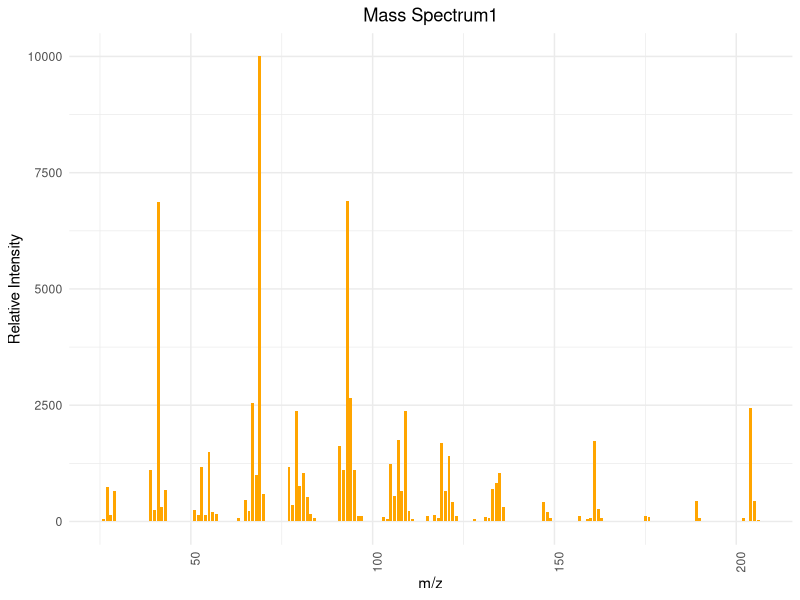
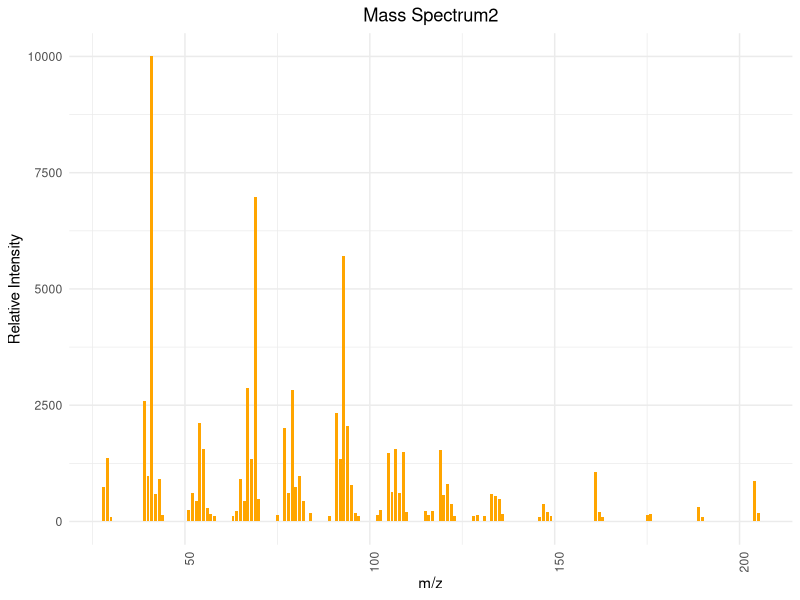
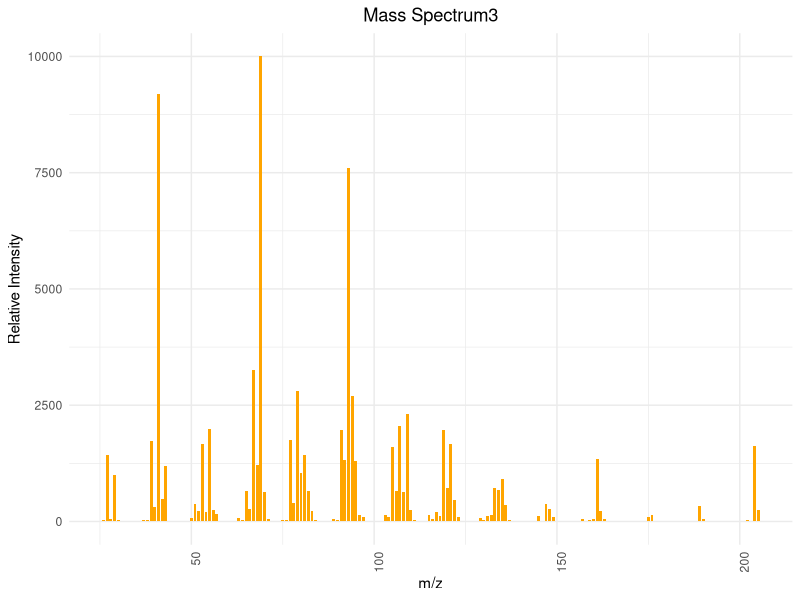
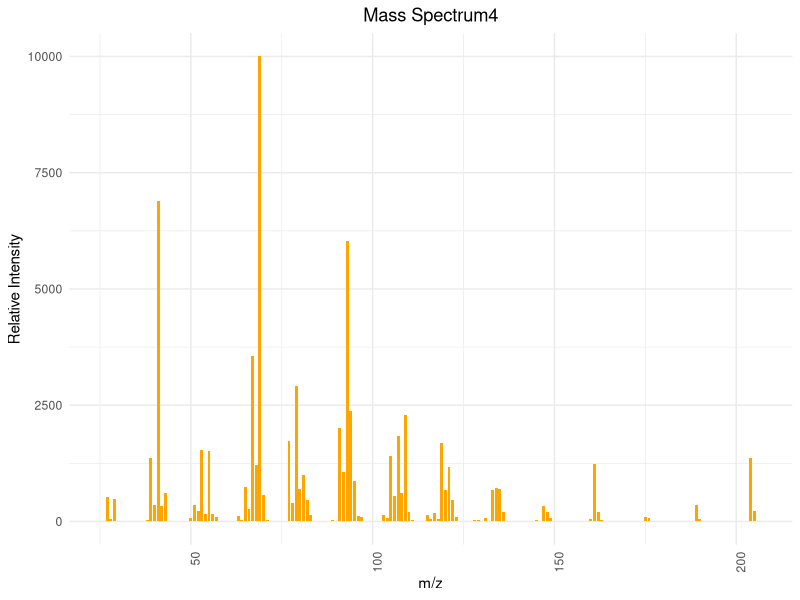

Reproduce these figures in R, in order.
## ---- chunk 1
# 安装并加载所需的包
library(ggplot2)

# 图1
mz1 <- c(26, 27, 28, 29, 39, 40, 41, 42, 43, 51, 52, 53, 54, 55, 56, 57, 63, 65, 66, 67, 68, 69, 70, 77, 78, 79, 80, 81, 82, 83, 84, 91, 92, 93, 94, 95, 96, 97, 103, 104, 105, 106, 107, 108, 109, 110, 111, 115, 117, 118, 119, 120, 121, 122, 123, 128, 131, 132, 133, 134, 135, 136, 147, 148, 149, 157, 159, 160, 161, 162, 163, 175, 176, 189, 190, 202, 204, 205, 206)
intensity1 <- c(50, 740, 140, 660, 1100, 240, 6860, 320, 670, 240, 150, 1170, 150, 1500, 210, 170, 80, 470, 220, 2550, 1000, 9999, 590, 1180, 350, 2380, 760, 1040, 520, 160, 70, 1620, 1100, 6900, 2650, 1100, 120, 110, 100, 60, 1240, 550, 1760, 660, 2380, 220, 60, 120, 140, 70, 1690, 660, 1410, 420, 120, 60, 90, 80, 690, 830, 1040, 310, 410, 210, 70, 110, 60, 70, 1730, 270, 80, 110, 90, 430, 70, 70, 2450, 430, 30)

data1 <- data.frame(mz1, intensity1)


ggplot(data1, aes(x=mz1, y=intensity1)) +
  geom_bar(stat="identity", fill="orange", width=0.8) + 
  theme_minimal() + 
  labs(title="Mass Spectrum1",
       x="m/z",
       y="Relative Intensity") + 
  theme(axis.text.x = element_text(angle = 90, hjust = 1), plot.title = element_text(hjust = 0.5))  

# 图2
mz2 <- c(28, 29, 30, 39, 40, 41, 42, 43, 44, 51, 52, 53, 54, 55, 56, 57, 58, 63, 64, 65, 66, 67, 68, 69, 70, 75, 77, 78, 79, 80, 81, 82, 84, 89, 91, 92, 93, 94, 95, 96, 97, 102, 103, 105, 106, 107, 108, 109, 110, 115, 116, 117, 119, 120, 121, 122, 123, 128, 129, 131, 133, 134, 135, 136, 146, 147, 148, 149, 161, 162, 163, 175, 176, 189, 190, 204, 205)
intensity2 <- c(750, 1360, 100, 2580, 980, 9999, 600, 910, 150, 250, 620, 430, 2110, 1560, 280, 170, 120, 120, 220, 920, 450, 2860, 1340, 6980, 490, 150, 2020, 620, 2820, 750, 970, 450, 180, 120, 2330, 1350, 5700, 2060, 790, 180, 120, 150, 250, 1480, 630, 1550, 610, 1500, 200, 220, 150, 230, 1530, 570, 810, 380, 120, 110, 130, 110, 590, 540, 480, 170, 100, 370, 210, 110, 1070, 210, 100, 150, 170, 320, 100, 860, 190)

data2 <- data.frame(mz2, intensity2)

ggplot(data2, aes(x=mz2, y=intensity2)) +
  geom_bar(stat="identity", fill="orange", width=0.8) + 
  theme_minimal() + 
  labs(title="Mass Spectrum2",
       x="m/z",
       y="Relative Intensity") + 
  theme(axis.text.x = element_text(angle = 90, hjust = 1), plot.title = element_text(hjust = 0.5))  

# 图3
mz3 <- c(26, 27, 28, 29, 30, 37, 38, 39, 40, 41, 42, 43, 50, 51, 52, 53, 54, 55, 56, 57, 63, 64, 65, 66, 67, 68, 69, 70, 71, 75, 76, 77, 78, 79, 80, 81, 82, 83, 84, 89, 90, 91, 92, 93, 94, 95, 96, 97, 103, 104, 105, 106, 107, 108, 109, 110, 111, 115, 116, 117, 118, 119, 120, 121, 122, 123, 127, 128, 129, 130, 131, 132, 133, 134, 135, 136, 137, 143, 145, 146, 147, 148, 149, 157, 159, 160, 161, 162, 163, 175, 176, 189, 190, 202, 204, 205)
intensity3 <- c(40, 1420, 60, 1010, 40, 30, 30, 1720, 320, 9190, 480, 1200, 70, 380, 220, 1660, 210, 1980, 240, 160, 80, 30, 650, 270, 3260, 1210, 9999, 630, 50, 30, 40, 1760, 400, 2800, 1050, 1420, 650, 220, 30, 60, 40, 1960, 1330, 7610, 2690, 1300, 150, 100, 140, 100, 1610, 650, 2060, 640, 2320, 250, 40, 150, 50, 210, 120, 1960, 720, 1670, 470, 100, 20, 20, 70, 40, 120, 150, 710, 670, 920, 350, 40, 10, 120, 20, 370, 270, 90, 50, 30, 50, 1350, 220, 60, 100, 130, 330, 50, 40, 1620, 240)

data3 <- data.frame(mz3, intensity3)

ggplot(data3, aes(x=mz3, y=intensity3)) +
  geom_bar(stat="identity", fill="orange", width=0.8) + 
  theme_minimal() + 
  labs(title="Mass Spectrum3",
       x="m/z",
       y="Relative Intensity") + 
  theme(axis.text.x = element_text(angle = 90, hjust = 1), plot.title = element_text(hjust = 0.5)) 

# 图4
mz4 <- c(26, 27, 28, 29, 30, 37, 38, 39, 40, 41, 42, 43, 44, 50, 51, 52, 53, 54, 55, 56, 57, 58, 62, 63, 64, 65, 66, 67, 68, 69, 70, 71, 74, 75, 76, 77, 78, 79, 80, 81, 82, 83, 84, 89, 90, 91, 92, 93, 94, 95, 96, 97, 98, 102, 103, 104, 105, 106, 107, 108, 109, 110, 111, 112, 115, 116, 117, 118, 119, 120, 121, 122, 123, 124, 127, 128, 129, 130, 131, 132, 133, 134, 135, 136, 137, 141, 142, 143, 144, 145, 146, 147, 148, 149, 150, 160, 161, 162, 163, 164, 175, 176, 177, 189, 190, 203, 204, 205, 206)
intensity4 <- c(10, 520, 60, 480, 10, 10, 30, 1360, 350, 6890, 340, 620, 20, 70, 360, 220, 1540, 160, 1520, 170, 90, 10, 20, 120, 40, 740, 260, 3550, 1210, 9999, 580, 30, 10, 10, 20, 1740, 400, 2910, 700, 990, 470, 140, 20, 30, 10, 2010, 1070, 6040, 2370, 860, 110, 90, 10, 20, 140, 70, 1400, 540, 1840, 610, 2300, 210, 40, 10, 150, 50, 190, 60, 1690, 670, 1170, 460, 90, 10, 10, 40, 40, 20, 70, 20, 680, 710, 690, 200, 20, 10, 10, 10, 10, 40, 10, 340, 200, 70, 10, 50, 1230, 200, 40, 10, 100, 70, 10, 350, 50, 10, 1370, 230, 20)

data4 <- data.frame(mz4, intensity4)

ggplot(data4, aes(x=mz4, y=intensity4)) +
  geom_bar(stat="identity", fill="orange", width=0.8) + 
  theme_minimal() + 
  labs(title="Mass Spectrum4",
       x="m/z",
       y="Relative Intensity") + 
  theme(axis.text.x = element_text(angle = 90, hjust = 1), plot.title = element_text(hjust = 0.5)) 

